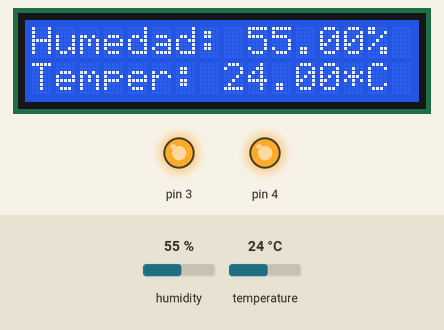
This sketch was run on a simulated Arduino Uno, built with avr-gcc and run on an emulated ATmega328P. Shown: 16×2 character LCD, output pins drawn as LEDs (lit = HIGH). The test bench sets the inputs (shaded band); at power-on: temperature 24 °C, humidity 55 %. What the sketch prints to the serial monitor is not drawn.

Above: at 5.7 s.
5.8 s: temperature set to 27 °C
At 10.6 s:
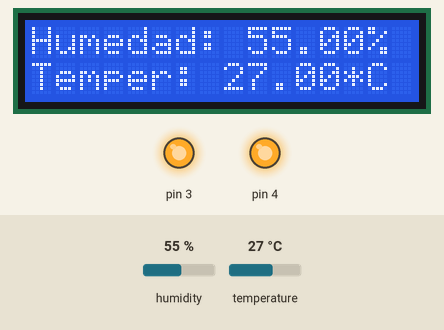
13.3 s: temperature set to 30 °C
At 16.0 s:
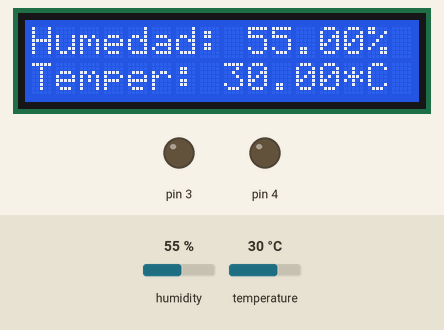
20.8 s: humidity set to 22 %
At 25.7 s:
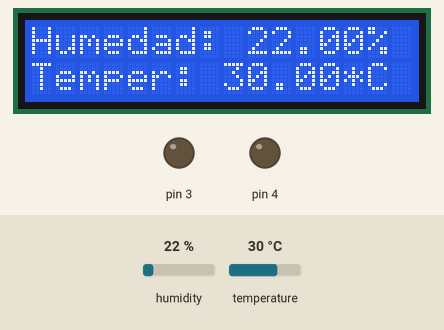
28.3 s: humidity set to 40 %
At 31.1 s:
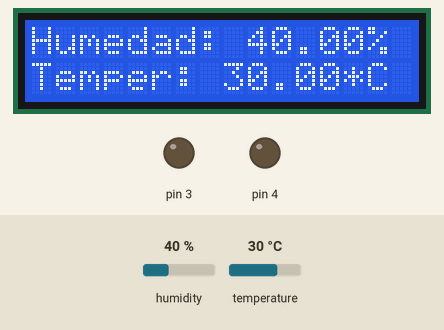
Timing chart, 0 to 32.6 s (numbered marks = the images above; inputs shaded):
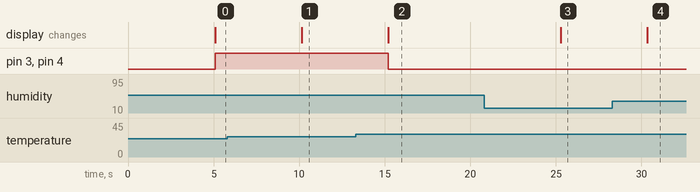

The sketch:

DHT11.ino
```cpp
#include <DHT.h>
#include <DHT_U.h>
#include <LiquidCrystal.h>

// Definimos el pin digital donde se conecta el sensor
#define DHTPIN 2
// Dependiendo del tipo de sensor
#define DHTTYPE DHT11

// Inicializamos el sensor DHT11
DHT dht(DHTPIN, DHTTYPE);
LiquidCrystal lcd(11, 10, 9, 8, 7, 6);

void setup() {
  // Inicializamos comunicación serie
  Serial.begin(9600);
  // Comenzamos el sensor DHT
  lcd.begin(16,2);
  lcd.clear();
  dht.begin();
  pinMode(4, OUTPUT);
  pinMode(3, OUTPUT);

}

void loop() {
    // Esperamos 5 segundos entre medidas
  delay(5000);

  // Leemos la humedad relativa
  float h = dht.readHumidity();
  // Leemos la temperatura en grados centígrados (por defecto)
  float t = dht.readTemperature();
  // Leemos la temperatura en grados Fahreheit
  float f = dht.readTemperature(true);

  // Comprobamos si ha habido algún error en la lectura
  if (isnan(h) || isnan(t) || isnan(f)) {
    Serial.println("Error obteniendo los datos del sensor DHT11");
    return;
  }

  // Calcular el índice de calor en Fahreheit
  float hif = dht.computeHeatIndex(f, h);
  // Calcular el índice de calor en grados centígrados
  float hic = dht.computeHeatIndex(t, h, false);

  Serial.print("Humedad: ");
  Serial.print(h);
  lcd.setCursor(0, 0);
  lcd.write("Humedad: ");
  lcd.print(h);
  lcd.print("%");
  Serial.print("%\t");
  Serial.print("Temperatura: ");
  Serial.print(t);
  lcd.setCursor(0, 1);
  lcd.write("Temper: ");
  lcd.print(t);
  lcd.print("*C");
  Serial.print(" *C ");
  Serial.print(f);

  Serial.print(" *F\t");
  Serial.print("Índice de calor: ");
  Serial.print(hic);
  Serial.print(" *C ");
  Serial.print(hif);
  Serial.println(" *F");

  if(t < 28){
    digitalWrite(4,HIGH);
    digitalWrite(3,HIGH);
  }

  if(t > 28){
    digitalWrite(3,LOW);
    digitalWrite(4,LOW);
  }


}
```

Measured:
- the behaviour switches between 28 and 29 °C on temperature (found by bisection; images 1 and 2)
- after the input at 5.8 s, the display: changes after 4.4 s (image 1)
- after the input at 13.3 s, pin 3, pin 4: HIGH → LOW after 1.9 s; the display: changes after 1.9 s (image 2)
- after the input at 20.8 s, the display: changes after 4.5 s (image 3)
- after the input at 28.3 s, the display: changes after 2.0 s (image 4)
